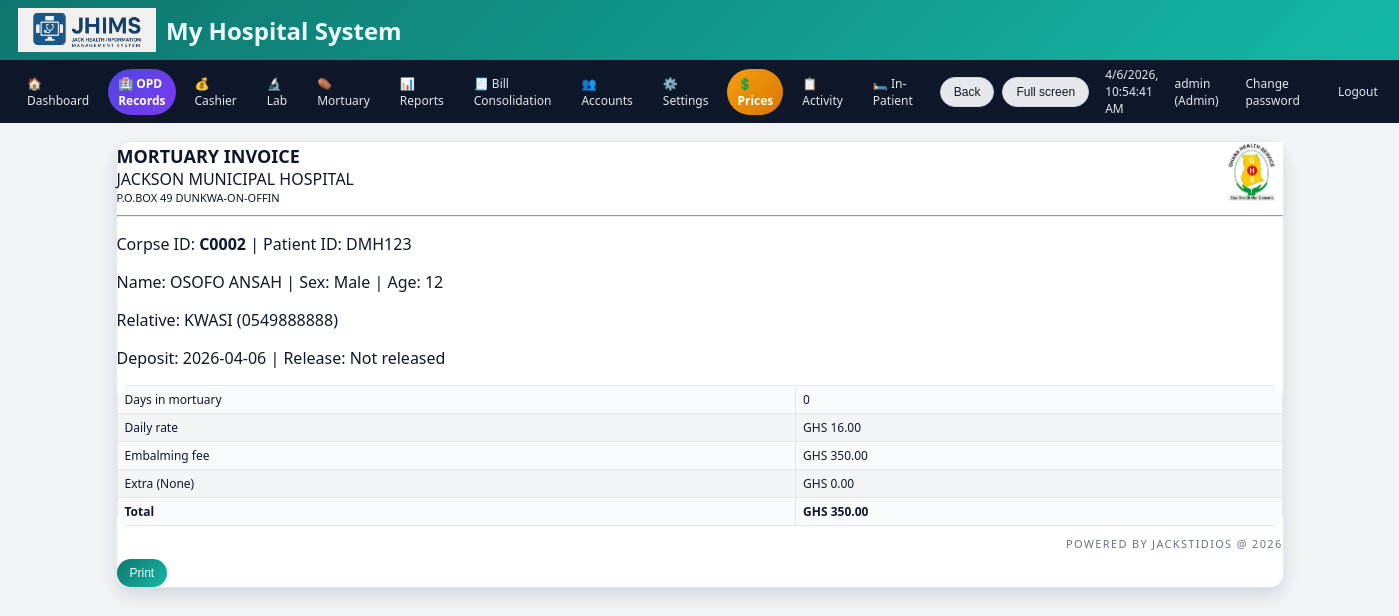
/mortuary/invoice/2 (signed in), run on the app's committed database.
### tables this page shows
CREATE TABLE mortuary_cases(id INTEGER PRIMARY KEY AUTOINCREMENT,corpse_id TEXT UNIQUE,patient_id TEXT,corpse_name TEXT,sex TEXT,age TEXT,relative_name TEXT,relative_phone TEXT,deposit_date TEXT,release_date TEXT,days_total INTEGER,daily_rate REAL,embalming_fee REAL,extra_items TEXT,extra_amount REAL,total_amount REAL,status TEXT,is_paid INTEGER DEFAULT 0,brought_in_dead INTEGER DEFAULT 0,embalming_paid INTEGER DEFAULT 0,embalming_invoice TEXT,notes TEXT,cause_of_death TEXT,doctor_name TEXT);

### app.py (the view)
@app.route("/mortuary/invoice/<int:case_id>")
@login_required(role="Mortuary")
def mortuary_invoice(case_id):
    conn = get_db()
    c = conn.cursor()
    c.execute("SELECT * FROM mortuary_cases WHERE id=?", (case_id,))
    case = c.fetchone()
    conn.close()
    if not case:
        flash("Case not found.", "danger")
        return redirect(url_for("mortuary"))
    return render_template("mortuary_invoice.html", case=case)

### app.py (called while the page is built)
def get_db():
    conn = sqlite3.connect(DB_PATH)
    conn.row_factory = sqlite3.Row
    return conn

@app.context_processor
def inject_hospital():
    return dict(hospital=get_hospital())

def get_hospital():
    conn = get_db()
    c = conn.cursor()
    c.execute("SELECT * FROM hospital_settings LIMIT 1")
    data = c.fetchone()
    conn.close()
    return data

def login_required(role=None):
    def deco(f):
        @wraps(f)
        def wrapper(*args, **kwargs):
            if "user" not in session:
                return redirect(url_for("login"))
            if role and session.get("role") not in (role, "Admin"):
                flash("Access denied for your role.", "danger")
                return redirect(url_for("dashboard"))
            return f(*args, **kwargs)
        return wrapper
    return deco

@app.before_request
def startup():
    global _db_initialized
    if not _db_initialized:
        init_db()
        _db_initialized = True

@app.context_processor
def inject_globals():
    conn = get_db()
    c = conn.cursor()
    c.execute("SELECT name, insured_price, non_insured_price FROM lab_test_prices ORDER BY name")
    tests = c.fetchall()
    c.execute("SELECT name FROM services ORDER BY name")
    services = [r["name"] for r in c.fetchall()]
    conn.close()
    return dict(
        APP_NAME=APP_NAME,
        HOSPITAL_NAME=HOSPITAL_NAME,
        HOSPITAL_ADDRESS=HOSPITAL_ADDRESS,
        HOSPITAL_PHONE=HOSPITAL_PHONE,
        POWERED_BY=POWERED_BY,
        LAB_TESTS=tests,
        SERVICES=services,
        now=datetime.now,
    )

### templates/mortuary_invoice.html (shortened to what this page needs)
{% extends "base.html" %}
{% block content %}
<div class="card">
  <div style="display:flex;justify-content:space-between;align-items:center;">
    <div>
      <h2 style="margin:0;">MORTUARY INVOICE</h2>
      <div>{{ HOSPITAL_NAME }}</div>
      <div style="font-size:11px;">{{ HOSPITAL_ADDRESS }}</div>
    </div>
    <div><img src="{{ url_for('static', filename='ghs_logo.png') }}" alt="GHS" style="height:60px;" onerror="this.style.display='none'"></div>
  </div>
  <hr>
  <p>Corpse ID: <strong>{{ case.corpse_id }}</strong> | Patient ID: {{ case.patient_id }}</p>
  <p>Name: {{ case.corpse_name }} | Sex: {{ case.sex }} | Age: {{ case.age }}</p>
  <p>Relative: {{ case.relative_name }} ({{ case.relative_phone }})</p>
  <p>Deposit: {{ case.deposit_date }} | Release: {{ case.release_date or 'Not released' }}</p>
  <table>
    <tbody>
      <tr><td>Days in mortuary</td><td>{{ case.days_total }}</td></tr>
      <tr><td>Daily rate</td><td>GHS {{ '%.2f'|format(case.daily_rate or 0) }}</td></tr>
      <tr><td>Embalming fee</td><td>GHS {{ '%.2f'|format(case.embalming_fee or 0) }}</td></tr>
      <tr><td>Extra ({{ case.extra_items or 'None' }})</td><td>GHS {{ '%.2f'|format(case.extra_amount or 0) }}</td></tr>
      <tr><td><strong>Total</strong></td><td><strong>GHS {{ '%.2f'|format(case.total_amount or 0) }}</strong></td></tr>
    </tbody>
  </table>
  <div class="footer-text">{{ POWERED_BY }}</div>
  <div class="no-print" style="margin-top:8px;"><button class="btn btn-primary" onclick="window.print()">Print</button></div>
</div>
{% endblock %}

### templates/base.html (style rules this page uses)
:root { --accent:#0f766e; --accent-strong:#0d9488; --accent-soft:#a7f3d0; --danger:#b91c1c; --border-soft:#e2e8f0; --bg-light:#f3f4f6; --bg-card:#ffffff; --text-main:#0f172a; --text-muted:#6b7280; }
* { box-sizing:border-box; }
body { margin:0; font-family:system-ui,-apple-system,BlinkMacSystemFont,"Segoe UI",sans-serif; }
body.theme-light { background:var(--bg-light); color:var(--text-main); }
body.theme-light .card { background:var(--bg-card); border-radius:14px; border:1px solid var(--border-soft); box-shadow:0 8px 18px rgba(148,163,184,.35); }
body.theme-light table { background:#f9fafb; }
body.theme-light tr:nth-child(even) td { background:#f3f4f6; }
.card h2 { margin-top:0; font-size:18px; }
.btn { display:inline-flex; align-items:center; justify-content:center; gap:5px; padding:7px 13px; border-radius:999px; border:none; font-size:12px; font-weight:500; cursor:pointer; white-space:nowrap; transition:.16s transform,.16s box-shadow,.16s background; }
.btn-primary { background:linear-gradient(135deg,#0f766e,#14b8a6); color:#ecfeff; }
table { width:100%; border-collapse:collapse; font-size:12px; border-radius:12px; overflow:hidden; }
th,td { border:1px solid #e5e7eb; padding:5px 7px; text-align:left; }
.footer-text { font-size:11px; color:#6b7280; margin-top:10px; text-align:right; letter-spacing:.12em; text-transform:uppercase; }

### data on the page
mortuary_cases: corpse_id "C0002", patient_id "DMH123", corpse_name "OSOFO ANSAH", sex "Male", age "12", relative_name "KWASI", relative_phone "0549888888", deposit_date "2026-04-06", days_total "0", daily_rate "16.00", embalming_fee "350.00", extra_items "None", extra_amount "0.00", total_amount "350.00"

### other printed values
{{ hospital.hospital_name or "My Hospital System" }} "My Hospital System"
{{ session.get('user') }} "admin"
{{ session.get('role') }} "Admin"
{{ HOSPITAL_NAME }} "JACKSON MUNICIPAL HOSPITAL"
{{ HOSPITAL_ADDRESS }} "P.O.BOX 49 DUNKWA-ON-OFFIN"
{{ case.release_date or 'Not released' }} "Not released"
{{ POWERED_BY }} "POWERED BY JACKSTIDIOS @ 2026"
